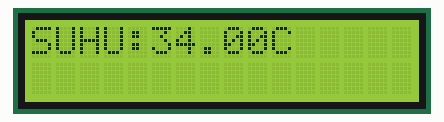
Bench run of a sketch on a simulated Arduino Uno, built with avr-gcc and run on an emulated ATmega328P. On the bench: 16×2 character LCD. Random numbers use the default seed unless the sketch sets one.

Above: at 0.1 s.
At 3.2 s:
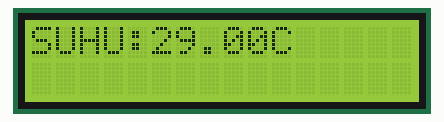
At 5.2 s:
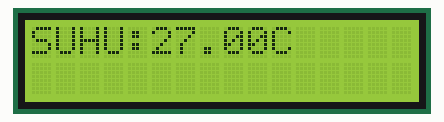
At 12.3 s:
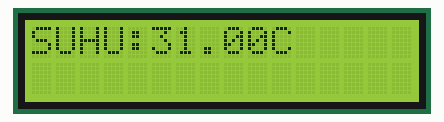
At 22.5 s:
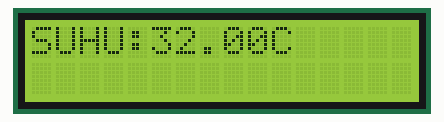
At 38.7 s:
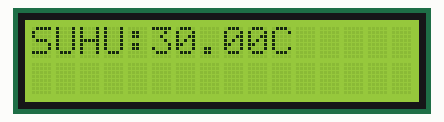

Measured:
- what the display in image 1 shows lasts 2.1 s, from 3.1 s to 5.2 s
- what the display in image 3 shows lasts 1.0 s, from 12.3 s to 13.3 s

The sketch:

LCD.ino
```cpp
//Download Library LiquidCrystal_I2C
#include <LiquidCrystal_I2C.h>

//Inisialisasi pembuatan variable
LiquidCrystal_I2C lcd(0x27, 16, 2);

void setup() {
 //Menentukan Fungsionalitas dari PIN pada Microcontroller
 Serial.begin(115200); //baudrate yang digunakan untuk komunikasi microcontroller dengan komputer
 lcd.begin();
}

void loop() {
 //Program yang akan dijalankan berulang-ulang
 float suhu=random(27.1,35.100);

 lcd.clear(); //Untuk Menghapus karakter pada LCD
 lcd.setCursor(0,0); lcd.print("SUHU:");
 lcd.setCursor(5,0); lcd.print(suhu);
 lcd.setCursor(10,0); lcd.print("C");
 delay(1000); //Jeda waktu perulagan seama 1000 mili detik
}
```
